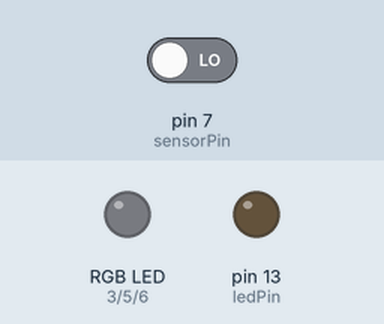
A sketch run on a simulated Arduino Uno, built with avr-gcc and run on an emulated ATmega328P. Shown: an RGB LED mixed from three pins (HIGH = lit), output pins drawn as LEDs (lit = HIGH). The test bench sets the inputs (shaded band); at power-on: pin 7 (sensorPin) LOW.

Above: at 1.2 s.
1.3 s: pin 7 (sensorPin) driven HIGH
At 1.6 s:
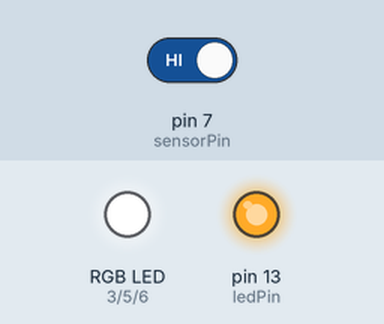
2.8 s: pin 7 (sensorPin) driven LOW
At 4.0 s:
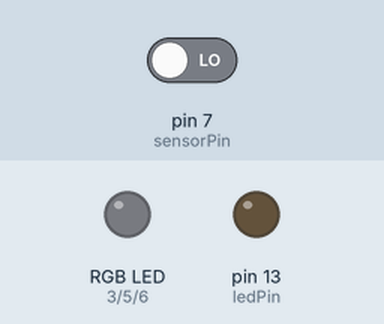
Timing chart, 0 to 5.8 s (numbered marks = the images above; inputs shaded):
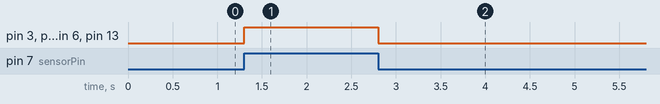

The sketch:

sensor_light.ino
```cpp
int ledPin = 13;  // LED on Pin 13 of Arduino
int sensorPin = 7; // Input for HC-S501
int red = 3;//    The 3 pins for the rgb LED.
int green = 5;
int blue = 6;

int sensorValue; // Place to store read PIR Value


void setup() {

  pinMode(ledPin, OUTPUT);
  pinMode(sensorPin, INPUT);
  digitalWrite(ledPin, LOW);
  digitalWrite(red, LOW);
  digitalWrite(blue, LOW);
  digitalWrite(green, LOW);

}

void loop() {
  sensorValue = digitalRead(sensorPin);
  digitalWrite(ledPin, sensorValue);
  if(sensorValue == HIGH) {
    analogWrite(red, 255);
    analogWrite(green,255);
    analogWrite(blue, 255);
  } else if (sensorValue == LOW) {
    analogWrite(red, 0);
    analogWrite(green, 0);
    analogWrite(blue, 0);
  }


}
```

Measured:
- after the input at 1.3 s, pin 3 (red), pin 5 (green), pin 6 (blue), pin 13 (ledPin): LOW → HIGH at once
- after the input at 2.8 s, pin 3 (red), pin 5 (green), pin 6 (blue), pin 13 (ledPin): HIGH → LOW at once
